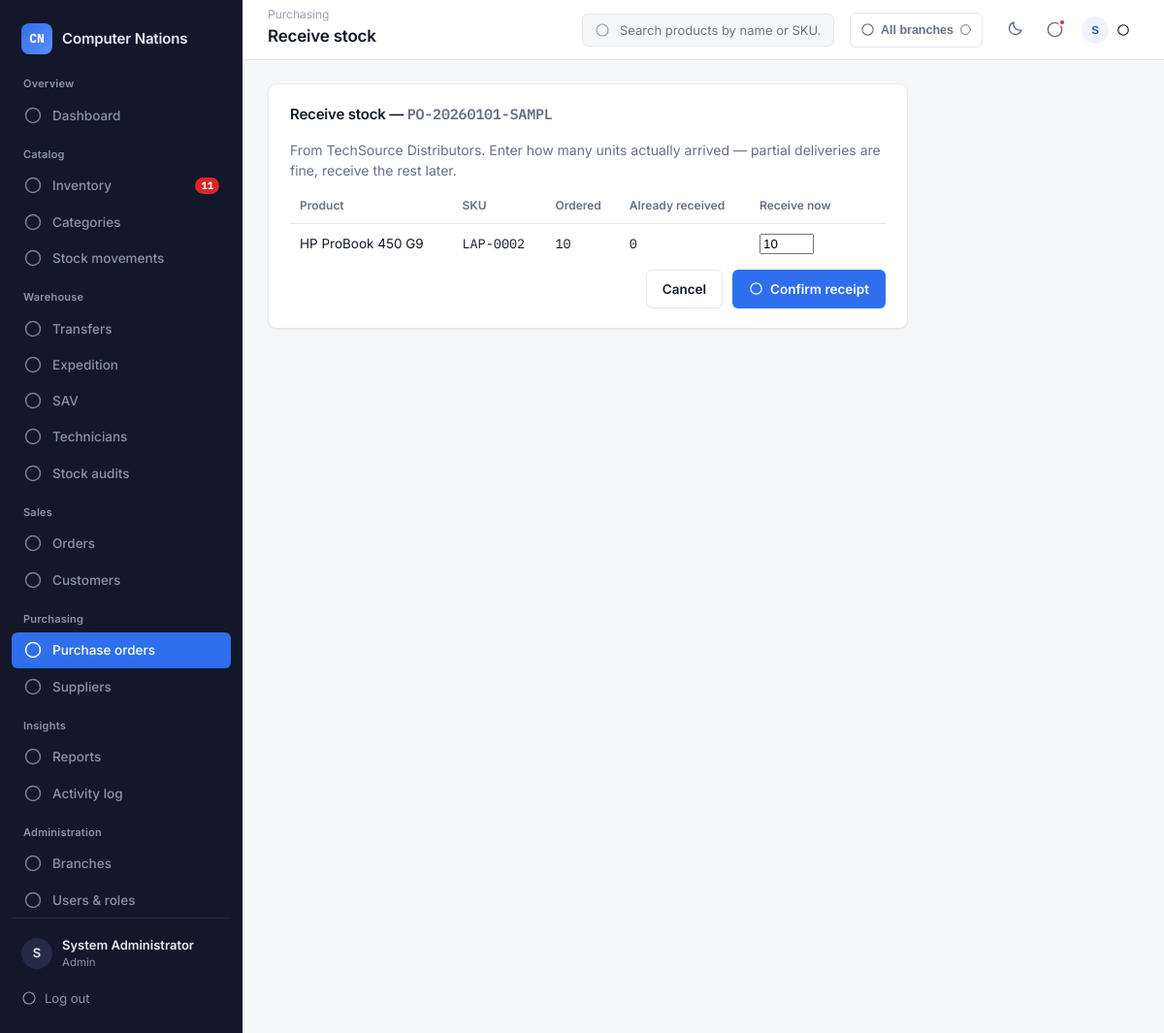
Page /modules/purchasing/receive.php?id=1 (signed in) on the committed database.
### tables this page shows
CREATE TABLE purchase_orders (
    id INT AUTO_INCREMENT PRIMARY KEY,
    po_number VARCHAR(30) NOT NULL UNIQUE,
    branch_id INT NOT NULL,                 
    supplier_id INT NOT NULL,
    user_id INT NOT NULL,                   
    status ENUM('draft','ordered','partially_received','received','cancelled') NOT NULL DEFAULT 'draft',
    notes VARCHAR(255) DEFAULT NULL,
    received_by INT DEFAULT NULL,           
    cancelled_by INT DEFAULT NULL,
    created_at TIMESTAMP DEFAULT CURRENT_TIMESTAMP,
    received_at DATETIME DEFAULT NULL,
    FOREIGN KEY (branch_id) REFERENCES branches(id),
    FOREIGN KEY (supplier_id) REFERENCES suppliers(id),
    FOREIGN KEY (user_id) REFERENCES users(id)
);

CREATE TABLE suppliers (
    id INT AUTO_INCREMENT PRIMARY KEY,
    name VARCHAR(120) NOT NULL,
    contact_person VARCHAR(100) DEFAULT NULL,
    phone VARCHAR(30) DEFAULT NULL,
    email VARCHAR(120) DEFAULT NULL,
    address VARCHAR(255) DEFAULT NULL,
    created_by INT DEFAULT NULL,
    created_at TIMESTAMP DEFAULT CURRENT_TIMESTAMP
);

CREATE TABLE purchase_order_items (
    id INT AUTO_INCREMENT PRIMARY KEY,
    po_id INT NOT NULL,
    product_id INT NOT NULL,
    quantity_ordered INT NOT NULL,
    quantity_received INT NOT NULL DEFAULT 0,
    unit_cost DECIMAL(12,2) NOT NULL,
    FOREIGN KEY (po_id) REFERENCES purchase_orders(id) ON DELETE CASCADE,
    FOREIGN KEY (product_id) REFERENCES products(id)
);

CREATE TABLE products (
    id INT AUTO_INCREMENT PRIMARY KEY,
    sku VARCHAR(40) NOT NULL UNIQUE,
    name VARCHAR(150) NOT NULL,
    category_id INT DEFAULT NULL,
    supplier_id INT DEFAULT NULL,
    cost_price DECIMAL(12,2) NOT NULL DEFAULT 0,
    selling_price DECIMAL(12,2) NOT NULL DEFAULT 0,
    default_reorder_level INT NOT NULL DEFAULT 5,
    image VARCHAR(255) DEFAULT NULL,
    status ENUM('active','discontinued') NOT NULL DEFAULT 'active',
    created_by INT DEFAULT NULL,
    created_at TIMESTAMP DEFAULT CURRENT_TIMESTAMP,
    updated_at TIMESTAMP DEFAULT CURRENT_TIMESTAMP ON UPDATE CURRENT_TIMESTAMP,
    FOREIGN KEY (category_id) REFERENCES categories(id) ON DELETE SET NULL,
    FOREIGN KEY (supplier_id) REFERENCES suppliers(id) ON DELETE SET NULL
);

### includes/functions.php (called while the page is built, shortened)
<?php
function clean($value) {
    return htmlspecialchars(trim($value ?? ''), ENT_QUOTES, 'UTF-8');
}

### modules/purchasing/receive.php (the view, shortened to what this page needs)
<?php
require_once __DIR__ . '/../../config/config.php';
$id = (int)($_GET['id'] ?? $_POST['id'] ?? 0);
$stmt = $pdo->prepare("SELECT po.*, s.name AS supplier_name FROM purchase_orders po JOIN suppliers s ON s.id = po.supplier_id WHERE po.id = ?");
$stmt->execute([$id]);
$po = $stmt->fetch();
$items = $pdo->prepare(
    "SELECT poi.*, p.name AS product_name, p.sku
     FROM purchase_order_items poi JOIN products p ON p.id = poi.product_id
     WHERE poi.po_id = ? AND poi.quantity_received < poi.quantity_ordered"
);
$items->execute([$id]);
$items = $items->fetchAll();
require_once __DIR__ . '/../../includes/header.php';
?>
<section class="panel panel-form panel-wide">
  <h2>Receive stock — <span class="mono muted"><?= clean($po['po_number']) ?></span></h2>
  <p class="muted">From <?= clean($po['supplier_name']) ?>. Enter how many units actually arrived — partial deliveries are fine, receive the rest later.</p>
  <?php if ($items): ?>
  <form method="post">
    <div class="data-table-wrap">
    <table class="data-table">
      <thead><tr><th>Product</th><th>SKU</th><th>Ordered</th><th>Already received</th><th style="width:140px">Receive now</th></tr></thead>
      <tbody>
        <?php foreach ($items as $item): $remaining = $item['quantity_ordered'] - $item['quantity_received']; ?>
        <tr>
          <td><?= clean($item['product_name']) ?></td>
          <td class="mono"><?= clean($item['sku']) ?></td>
          <td class="mono"><?= (int)$item['quantity_ordered'] ?></td>
          <td class="mono"><?= (int)$item['quantity_received'] ?></td>
          <td><input type="number" name="receive_qty[<?= (int)$item['id'] ?>]" min="0" max="<?= (int)$remaining ?>" value="<?= (int)$remaining ?>"></td>
        </tr>
        <?php endforeach; ?>
      </tbody>
    </table>
    </div>
    <div class="form-actions">
      <a href="view.php?id=<?= (int)$id ?>" class="btn btn-secondary">Cancel</a>
      <button type="submit" class="btn btn-primary"><?= icon('box-check', 15) ?> Confirm receipt</button>
    </div>
  </form>
  <?php else: ?>
    <p class="empty-state">All items on this purchase order have already been received.</p>
  <?php endif; ?>
</section>
<?php require_once __DIR__ . '/../../includes/footer.php'; ?>

### assets/css/style.css (style rules this page uses)
:root { --ink: #12172A; --ink-2: #1B2138; --ink-3: #232B48; --surface: #FFFFFF; --bg: #F5F6F8; --border: #E4E7EC; --border-soft:#EEF0F3; --accent: #2F6FED; --accent-dark:#2456BF; --accent-soft:#EEF3FF; --success: #1F9D63; --success-soft:#ECFDF3; --warning: #D97706; --warning-soft:#FFFAEB; --danger: #DC2626; --danger-soft:#FEF3F2; --violet: #7C5CFC; --violet-soft:#F3F0FF; --text: #101828; --text-muted: #667085; --text-soft: #98A2B3; --text-on-ink:#E9EBF3; --text-on-ink-muted: #8A93AC; --font-ui: 'Inter', -apple-system, BlinkMacSystemFont, 'Segoe UI', sans-serif; --font-mono: 'IBM Plex Mono', ui-monospace, 'SFMono-Regular', Menlo, monospace; --radius-sm: 6px; --radius: 9px; --radius-lg: 14px; --shadow-card: 0 1px 2px rgba(16, 24, 40, 0.05); --shadow-pop: 0 8px 24px rgba(16, 24, 40, 0.12), 0 2px 6px rgba(16,24,40,0.06); }
* { box-sizing: border-box; }
html, body { height: 100%; }
body { margin: 0; font-family: var(--font-ui); color: var(--text); background: var(--bg); font-size: 14px; line-height: 1.5; -webkit-font-smoothing: antialiased; }
a { color: inherit; text-decoration: none; }
h1, h2, h3 { margin: 0 0 4px; font-weight: 600; letter-spacing: -0.012em; }
p { margin: 0 0 8px; }
.mono { font-family: var(--font-mono); font-feature-settings: "tnum"; }
.muted { color: var(--text-muted); }
.panel { background: var(--surface); border: 1px solid var(--border); border-radius: var(--radius); padding: 20px 22px; box-shadow: var(--shadow-card); margin-bottom: 16px; }
.panel h2 { font-size: 15px; margin-bottom: 14px; }
.panel-wide { max-width: none; }
.panel-form { max-width: 660px; }
.data-table-wrap { overflow-x: auto; }
.data-table { width: 100%; border-collapse: collapse; font-size: 13.5px; }
.data-table th { text-align: left; font-weight: 600; color: var(--text-muted); font-size: 12px; text-transform: none; padding: 9px 10px; border-bottom: 1px solid var(--border); white-space: nowrap; }
.data-table td { padding: 10px 10px; border-bottom: 1px solid var(--border); vertical-align: middle; }
.data-table tr:last-child td { border-bottom: none; }
.data-table td.mono, .data-table th.mono { font-family: var(--font-mono); }
.btn { display: inline-flex; align-items: center; justify-content: center; gap: 7px; padding: 9px 16px; border-radius: var(--radius-sm); font-size: 13.5px; font-weight: 600; border: 1px solid transparent; cursor: pointer; font-family: inherit; transition: background 0.12s ease, border-color 0.12s ease, transform 0.05s ease; }
.btn-primary { background: var(--accent); color: #fff; }
.btn-secondary { background: var(--surface); color: var(--text); border-color: var(--border); }
.form-actions { display: flex; gap: 10px; justify-content: flex-end; margin-top: 6px; }

### rows in the picture
purchase_orders: po_number "PO-20260101-SAMPL", supplier.name "TechSource Distributors"
purchase_order_items: product.name "HP ProBook 450 G9", product.sku "LAP-0002", quantity_ordered "10", quantity_received "0"

### other values in the picture
$notifCount "11"
substr($user['full_name'], 0, 1) "S"
$user['full_name'] "System Administrator"
$user['role_name'] "Admin"
str_replace('-', ' ', $currentDir) "Purchasing"
$pageTitle "Receive stock"
getBranchLabel($activeBranchId, $pdo) "All branches"
